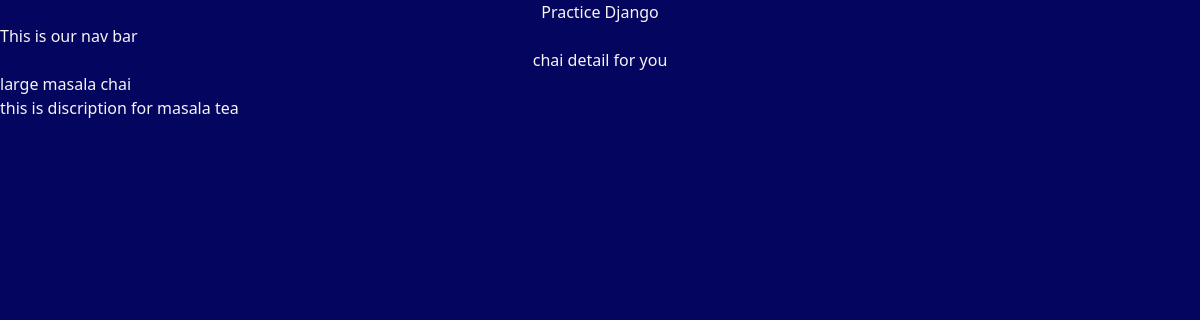
Page /practice/chai/2 on the committed database.
### practice/models.py (models this page shows, shortened)
class ChaiVarity(models.Model):
    CHAI_TYPE_CHOICES = [
        ('MT','Masala Tea'),
        ('AT','Adrak Tea'),
        ('GT','Green Tea'),
        ('CT','Cardamom Tea'),
        ('BT','Black Tea'),
    ]
    name = models.CharField(max_length=100)
    image = models.ImageField(upload_to='chais/')
    date_added = models.DateTimeField(default=timezone.now)
    type = models.CharField(max_length=2, choices=CHAI_TYPE_CHOICES)
    description = models.TextField(default='')

### practice/views.py (the view)
# urls.py: path('chai/<int:chai_id>',views.chai_detail, name='chai_detail'),
def chai_detail(request, chai_id):
    chai = get_object_or_404(ChaiVarity, pk=chai_id)
    return render(request, 'practice/chai_detail.html', {'chai': chai})

### practice/templates/practice/chai_detail.html (shortened to what this page needs)
{% extends "layout.html" %}
{% block content %}
<h1> chai detail for you</h1>
<h3>{{ chai.name }}</h3>
<p>{{ chai.description }}</p>
{% endblock %}

### static/style.css (style rules this page uses)
body { background-color: rgb(3, 5, 95); color: rgb(247, 245, 245); }
h1 { text-align: center; font-size: 2rem; }

### rows in the picture
ChaiVarity: name "large masala chai", description "this is discription for masala tea"
